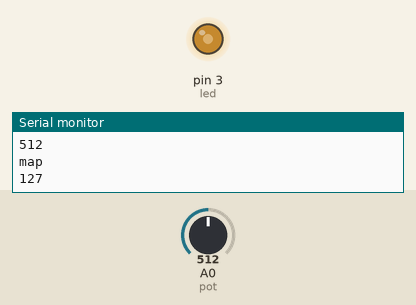
This sketch was run on a simulated Arduino Uno, built with avr-gcc and run on an emulated ATmega328P. On the bench: output pins drawn as LEDs (lit = HIGH), the last lines printed to the serial monitor. The inputs (shaded band) are chosen by the test bench; at power-on: A0 (pot) = 512.

Above: at 1.2 s.
1.3 s: A0 (pot) set to 716
At 2.5 s:
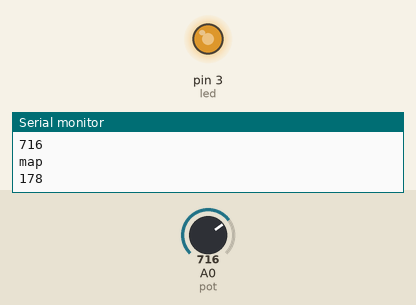
2.8 s: A0 (pot) set to 900
At 4.0 s:
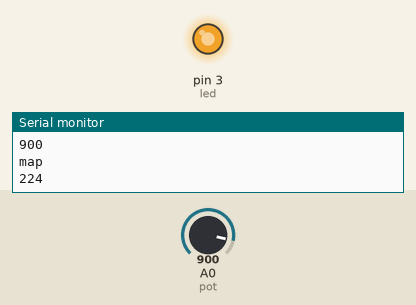
4.3 s: A0 (pot) set to 122
At 5.5 s:
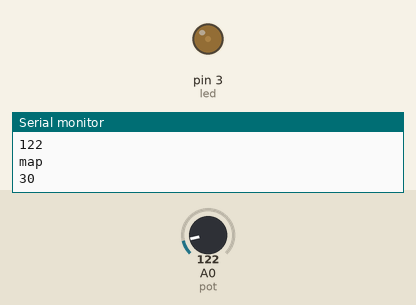
5.8 s: A0 (pot) set to 0
At 7.0 s:
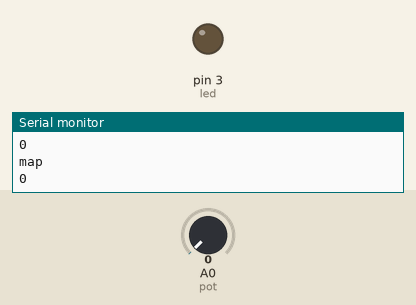
7.3 s: A0 (pot) set to 511
At 8.4 s:
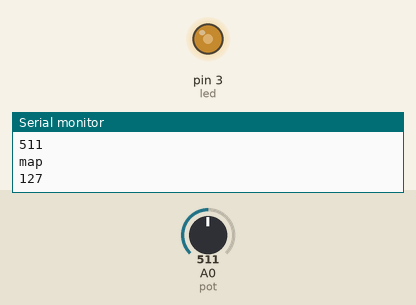
Timing chart, 0 to 9.8 s (numbered marks = the images above; inputs shaded):
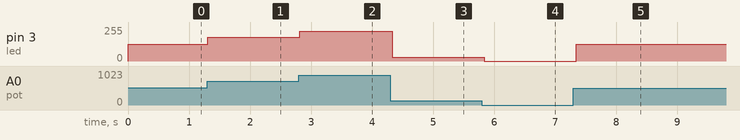

The sketch:

codigo.ino
```cpp
// C++ code
//
const int led = 3;
const int pot = 0;
void setup()
{
  pinMode(3, OUTPUT);
  Serial.begin(9600);
}
int var;
int var2;
void loop()
{
  var = analogRead(pot);
  var2 = map(var, 0, 1023,0,255);
  analogWrite(led, var2);
    Serial.println("pot");
    Serial.println(var);
    Serial.println("map");
    Serial.println(var2);
    Serial.println("");

  delay (100);

}
```

Measured:
- after the input at 1.3 s, pin 3 (led): 127/255 → 178/255 at once
- after the input at 2.8 s, pin 3 (led): 178/255 → 224/255 at once
- after the input at 4.3 s, pin 3 (led): 224/255 → 30/255 at once
- after the input at 5.8 s, pin 3 (led): 30/255 → 0/255 at once
- after the input at 7.3 s, pin 3 (led): 0/255 → 127/255 at once
